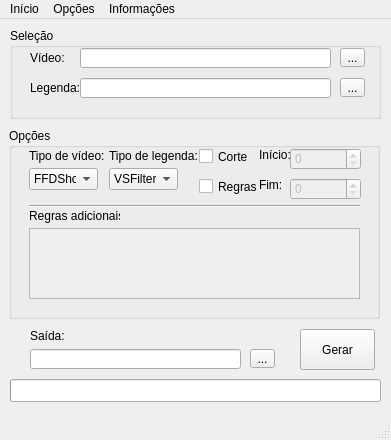
<?xml version="1.0" encoding="UTF-8"?>
<ui version="4.0">
 <class>MainWindow</class>
 <widget class="QMainWindow" name="MainWindow">
  <property name="enabled">
   <bool>true</bool>
  </property>
  <property name="geometry">
   <rect>
    <x>0</x>
    <y>0</y>
    <width>391</width>
    <height>440</height>
   </rect>
  </property>
  <property name="sizePolicy">
   <sizepolicy hsizetype="Fixed" vsizetype="Fixed">
    <horstretch>0</horstretch>
    <verstretch>0</verstretch>
   </sizepolicy>
  </property>
  <property name="windowTitle">
   <string>AVSGenerator</string>
  </property>
  <widget class="QWidget" name="centralWidget">
   <widget class="QGroupBox" name="groupBox">
    <property name="geometry">
     <rect>
      <x>10</x>
      <y>9</y>
      <width>371</width>
      <height>91</height>
     </rect>
    </property>
    <property name="title">
     <string>Seleção</string>
    </property>
    <widget class="QLabel" name="label">
     <property name="geometry">
      <rect>
       <x>20</x>
       <y>20</y>
       <width>41</width>
       <height>20</height>
      </rect>
     </property>
     <property name="text">
      <string>Vídeo:</string>
     </property>
    </widget>
    <widget class="QLabel" name="label_2">
     <property name="geometry">
      <rect>
       <x>20</x>
       <y>50</y>
       <width>51</width>
       <height>20</height>
      </rect>
     </property>
     <property name="text">
      <string>Legenda:</string>
     </property>
    </widget>
    <widget class="QLineEdit" name="caminhoVideo">
     <property name="geometry">
      <rect>
       <x>70</x>
       <y>20</y>
       <width>251</width>
       <height>20</height>
      </rect>
     </property>
    </widget>
    <widget class="QLineEdit" name="caminhoLegenda">
     <property name="geometry">
      <rect>
       <x>70</x>
       <y>50</y>
       <width>251</width>
       <height>20</height>
      </rect>
     </property>
    </widget>
    <widget class="QToolButton" name="selecaoVideo">
     <property name="geometry">
      <rect>
       <x>330</x>
       <y>20</y>
       <width>25</width>
       <height>19</height>
      </rect>
     </property>
     <property name="text">
      <string>...</string>
     </property>
     <property name="popupMode">
      <enum>QToolButton::InstantPopup</enum>
     </property>
    </widget>
    <widget class="QToolButton" name="selecaoLegenda">
     <property name="geometry">
      <rect>
       <x>330</x>
       <y>50</y>
       <width>25</width>
       <height>19</height>
      </rect>
     </property>
     <property name="text">
      <string>...</string>
     </property>
    </widget>
   </widget>
   <widget class="QGroupBox" name="groupBox_2">
    <property name="geometry">
     <rect>
      <x>9</x>
      <y>109</y>
      <width>371</width>
      <height>191</height>
     </rect>
    </property>
    <property name="title">
     <string>Opções</string>
    </property>
    <widget class="QLabel" name="label_3">
     <property name="geometry">
      <rect>
       <x>250</x>
       <y>20</y>
       <width>47</width>
       <height>13</height>
      </rect>
     </property>
     <property name="text">
      <string>Início:</string>
     </property>
    </widget>
    <widget class="QLabel" name="label_4">
     <property name="geometry">
      <rect>
       <x>250</x>
       <y>50</y>
       <width>47</width>
       <height>13</height>
      </rect>
     </property>
     <property name="text">
      <string>Fim:</string>
     </property>
    </widget>
    <widget class="QLabel" name="label_5">
     <property name="geometry">
      <rect>
       <x>20</x>
       <y>20</y>
       <width>81</width>
       <height>16</height>
      </rect>
     </property>
     <property name="text">
      <string>Tipo de vídeo:</string>
     </property>
    </widget>
    <widget class="QLabel" name="label_6">
     <property name="geometry">
      <rect>
       <x>100</x>
       <y>20</y>
       <width>91</width>
       <height>16</height>
      </rect>
     </property>
     <property name="text">
      <string>Tipo de legenda:</string>
     </property>
    </widget>
    <widget class="QLabel" name="label_7">
     <property name="geometry">
      <rect>
       <x>20</x>
       <y>80</y>
       <width>91</width>
       <height>16</height>
      </rect>
     </property>
     <property name="text">
      <string>Regras adicionais:</string>
     </property>
    </widget>
    <widget class="QCheckBox" name="corte">
     <property name="geometry">
      <rect>
       <x>190</x>
       <y>20</y>
       <width>51</width>
       <height>17</height>
      </rect>
     </property>
     <property name="text">
      <string>Corte</string>
     </property>
     <property name="checked">
      <bool>false</bool>
     </property>
    </widget>
    <widget class="QCheckBox" name="regras">
     <property name="geometry">
      <rect>
       <x>190</x>
       <y>50</y>
       <width>61</width>
       <height>17</height>
      </rect>
     </property>
     <property name="text">
      <string>Regras</string>
     </property>
    </widget>
    <widget class="QComboBox" name="tipoVideo">
     <property name="geometry">
      <rect>
       <x>20</x>
       <y>40</y>
       <width>69</width>
       <height>22</height>
      </rect>
     </property>
     <item>
      <property name="text">
       <string>FFDShow</string>
      </property>
     </item>
     <item>
      <property name="text">
       <string>FFMS2</string>
      </property>
     </item>
    </widget>
    <widget class="QComboBox" name="tipoLegenda">
     <property name="geometry">
      <rect>
       <x>100</x>
       <y>40</y>
       <width>69</width>
       <height>22</height>
      </rect>
     </property>
     <item>
      <property name="text">
       <string>VSFilter</string>
      </property>
     </item>
     <item>
      <property name="text">
       <string>VSFilterMod</string>
      </property>
     </item>
     <item>
      <property name="text">
       <string>XY-VSFilter</string>
      </property>
     </item>
     <item>
      <property name="text">
       <string>LibAss</string>
      </property>
     </item>
    </widget>
    <widget class="QTextEdit" name="regrasTexto">
     <property name="enabled">
      <bool>false</bool>
     </property>
     <property name="geometry">
      <rect>
       <x>20</x>
       <y>100</y>
       <width>331</width>
       <height>71</height>
      </rect>
     </property>
    </widget>
    <widget class="QSpinBox" name="corteInicio">
     <property name="enabled">
      <bool>false</bool>
     </property>
     <property name="geometry">
      <rect>
       <x>281</x>
       <y>20</y>
       <width>71</width>
       <height>22</height>
      </rect>
     </property>
     <property name="maximum">
      <number>10000000</number>
     </property>
    </widget>
    <widget class="QSpinBox" name="corteFim">
     <property name="enabled">
      <bool>false</bool>
     </property>
     <property name="geometry">
      <rect>
       <x>281</x>
       <y>50</y>
       <width>71</width>
       <height>22</height>
      </rect>
     </property>
     <property name="maximum">
      <number>10000000</number>
     </property>
    </widget>
    <widget class="Line" name="line">
     <property name="geometry">
      <rect>
       <x>20</x>
       <y>70</y>
       <width>331</width>
       <height>16</height>
      </rect>
     </property>
     <property name="orientation">
      <enum>Qt::Horizontal</enum>
     </property>
    </widget>
   </widget>
   <widget class="QProgressBar" name="progressBar">
    <property name="geometry">
     <rect>
      <x>10</x>
      <y>360</y>
      <width>371</width>
      <height>23</height>
     </rect>
    </property>
    <property name="value">
     <number>0</number>
    </property>
    <property name="textVisible">
     <bool>false</bool>
    </property>
   </widget>
   <widget class="QPushButton" name="gerar">
    <property name="geometry">
     <rect>
      <x>300</x>
      <y>310</y>
      <width>75</width>
      <height>41</height>
     </rect>
    </property>
    <property name="text">
     <string>Gerar</string>
    </property>
   </widget>
   <widget class="QLabel" name="label_8">
    <property name="geometry">
     <rect>
      <x>30</x>
      <y>310</y>
      <width>47</width>
      <height>13</height>
     </rect>
    </property>
    <property name="text">
     <string>Saída:</string>
    </property>
   </widget>
   <widget class="QLineEdit" name="caminhoSaida">
    <property name="geometry">
     <rect>
      <x>30</x>
      <y>330</y>
      <width>211</width>
      <height>20</height>
     </rect>
    </property>
   </widget>
   <widget class="QToolButton" name="selecaoSaida">
    <property name="geometry">
     <rect>
      <x>250</x>
      <y>330</y>
      <width>25</width>
      <height>19</height>
     </rect>
    </property>
    <property name="text">
     <string>...</string>
    </property>
   </widget>
  </widget>
  <widget class="QMenuBar" name="menuBar">
   <property name="geometry">
    <rect>
     <x>0</x>
     <y>0</y>
     <width>391</width>
     <height>21</height>
    </rect>
   </property>
   <widget class="QMenu" name="menuIn_cio">
    <property name="title">
     <string>Início</string>
    </property>
    <addaction name="actionNovo"/>
    <addaction name="actionSalvar"/>
    <addaction name="actionSalvar_Como"/>
   </widget>
   <widget class="QMenu" name="menuOpcoes">
    <property name="title">
     <string>Opções</string>
    </property>
    <addaction name="actionConfigurar"/>
   </widget>
   <widget class="QMenu" name="menuInfo">
    <property name="tearOffEnabled">
     <bool>false</bool>
    </property>
    <property name="title">
     <string>Informações</string>
    </property>
    <property name="separatorsCollapsible">
     <bool>false</bool>
    </property>
    <property name="toolTipsVisible">
     <bool>false</bool>
    </property>
    <addaction name="actionSobre"/>
    <addaction name="actionAutor"/>
    <addaction name="actionURL"/>
   </widget>
   <addaction name="menuIn_cio"/>
   <addaction name="menuOpcoes"/>
   <addaction name="menuInfo"/>
  </widget>
  <widget class="QStatusBar" name="statusBar"/>
  <action name="actionNovo">
   <property name="text">
    <string>Novo</string>
   </property>
  </action>
  <action name="actionSalvar">
   <property name="text">
    <string>Salvar</string>
   </property>
  </action>
  <action name="actionSalvar_Como">
   <property name="text">
    <string>Salvar Como</string>
   </property>
  </action>
  <action name="actionConfigurar">
   <property name="text">
    <string>Configurar</string>
   </property>
  </action>
  <action name="actionSobre">
   <property name="text">
    <string>Sobre</string>
   </property>
  </action>
  <action name="actionAutor">
   <property name="text">
    <string>Autor</string>
   </property>
  </action>
  <action name="actionURL">
   <property name="text">
    <string>URL</string>
   </property>
  </action>
 </widget>
 <layoutdefault spacing="6" margin="11"/>
 <resources/>
 <connections/>
</ui>
